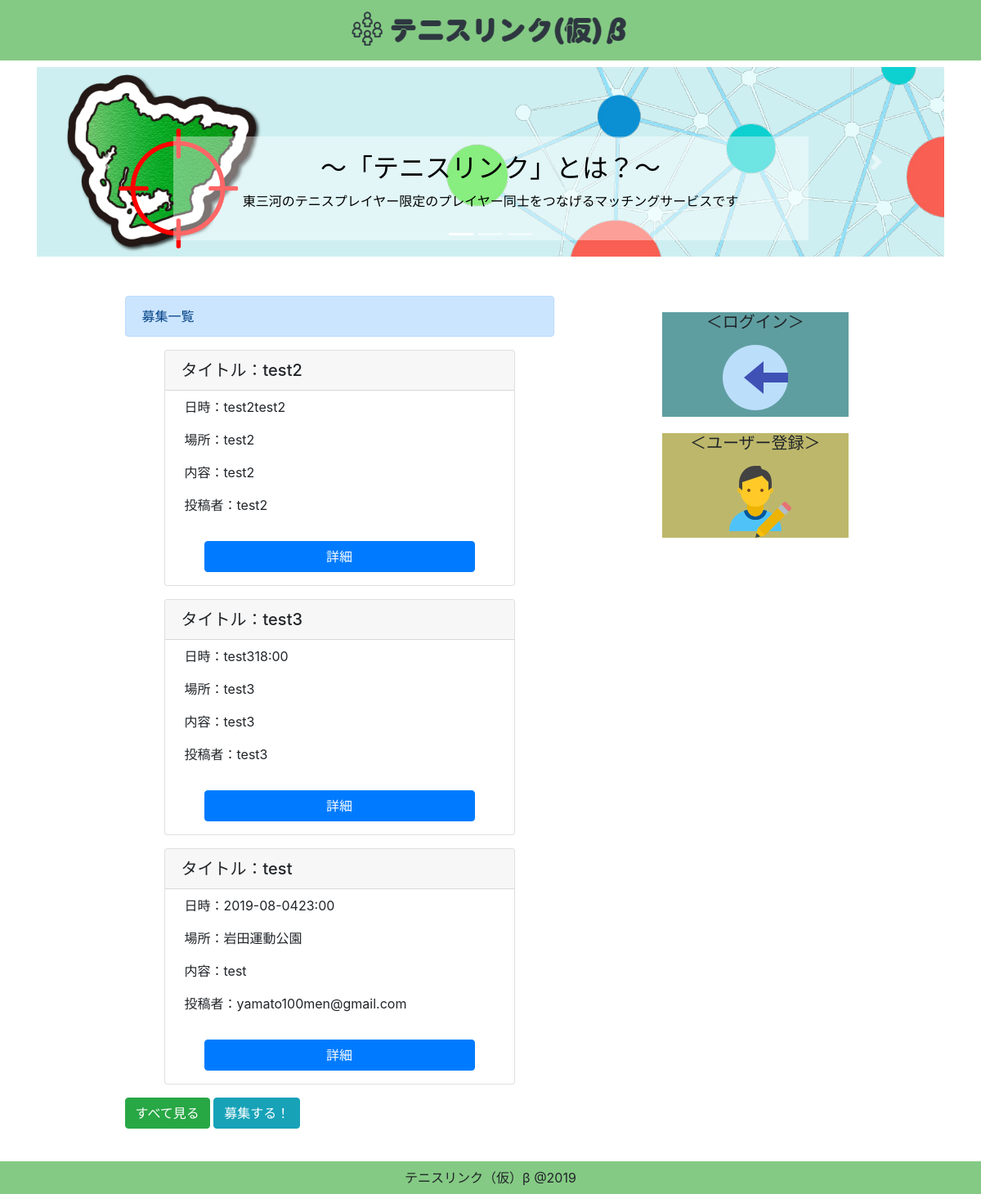
The app's page /, older data.
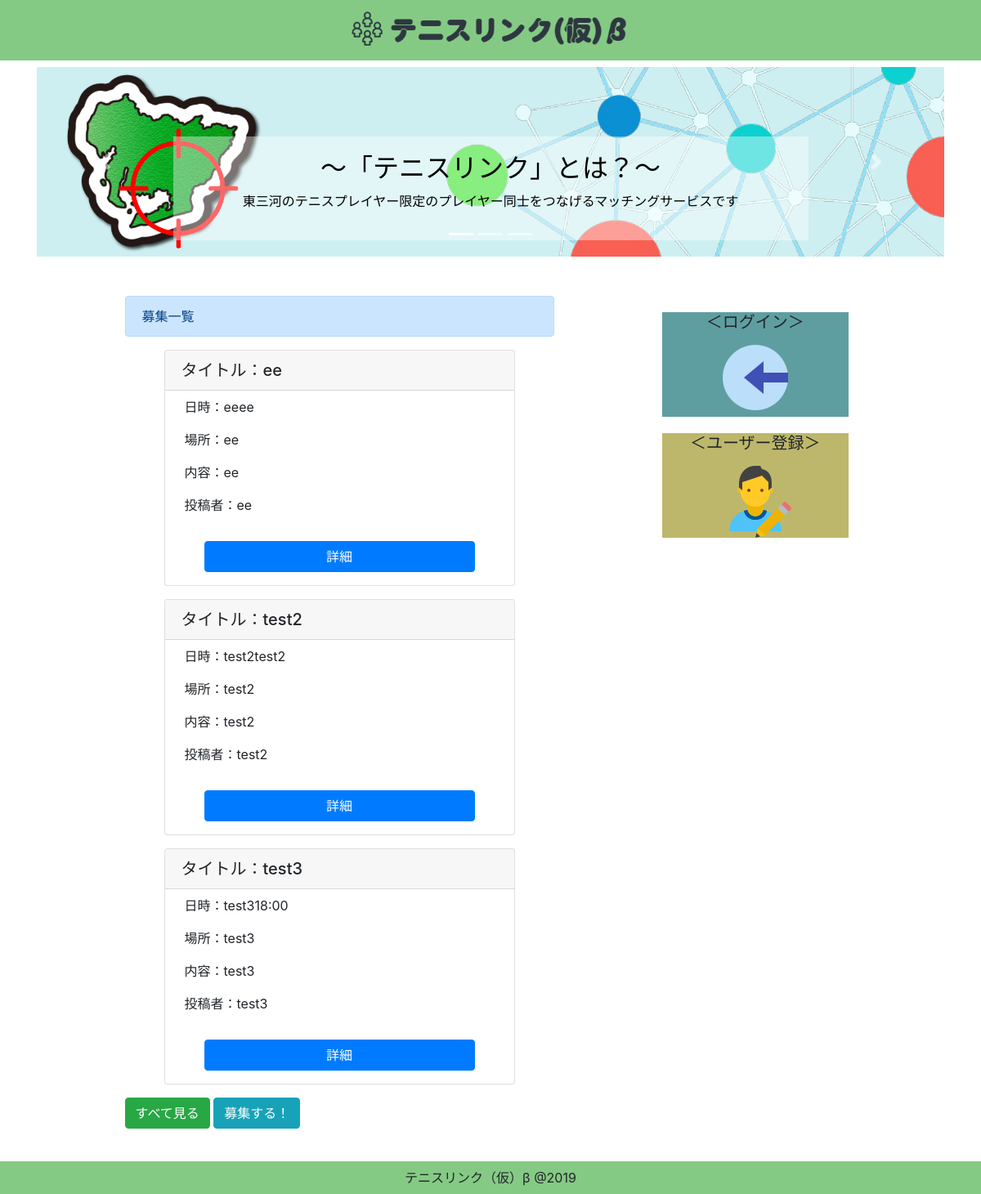
The same page, newer data.
### matchapp/models.py (models this page shows)
class TennisModel(models.Model):
    title = models.CharField(max_length=100)
    content = models.TextField()
    author = models.CharField(max_length=100)
    date = models.CharField(max_length=100, null=True)
    time = models.CharField(max_length=100, null=True)
    place = models.CharField(max_length=100, null=True)

### matchapp/views.py (the view)
# urls.py: path('', topfunc, name='top'),
def topfunc(request):
    object_list = TennisModel.objects.all()[:]
    object_new = list(reversed(object_list))[:3]   #モデルを最後に作った順にする
    return render(request, 'matchapp/top.html', {'object_list':object_new})

### matchapp/templates/matchapp/top.html (shortened to what this page needs)
{% extends 'matchapp/base.html' %}
{% load static %}
{% block header %}
<main>
        <div class="py-2">
          <div class="container">
            <div id="main_visual" class="carousel slide" data-ride="carousel">
              <ol class="carousel-indicators">
                <li data-target="#main_visual" data-slide-to="0" class="active"></li>
                <li data-target="#main_visual" data-slide-to="1"></li>
                <li data-target="#main_visual" data-slide-to="2"></li>
              </ol>
              <div class="carousel-inner">
                <div class="carousel-item active">
                  <img class="img-fluid" src="{% static 'header.png' %}" alt="地域密着型テニスマッチングサービス">
                  <div class="carousel-caption d-none d-md-block carousel-background">
                    <h2 class="carousel-color">～「テニスリンク」とは？～</h2>
                    <p class="carousel-color">東三河のテニスプレイヤー限定のプレイヤー同士をつなげるマッチングサービスです</p>
                  </div>
                </div>
              </div>
              <a class="carousel-control-prev" href="#main_visual" role="button" data-slide="prev">
                <span class="carousel-control-prev-icon" aria-hidden="true"></span>
              </a>
              <a class="carousel-control-next" href="#main_visual" role="button" data-slide="next">
                <span class="carousel-control-next-icon" aria-hidden="true"></span>
              </a>
            </div>
          </div>
        </div>
</main>
{% endblock header %}
{% block content %}
<div class="container py-4">
    <div class="row">
        <div class='col-md-6 offset-md-1'>
            <div class="alert alert-primary" role="alert">
                募集一覧
            </div>
                {% for item in object_list %}
                <div class="card mx-5 my-3">
                    <h5 class="card-header">タイトル：{{item.title}}</h5>
		    <p class="card-text mx-4 mt-2">日時：{{item.date}}{{item.time}}</p>
		    <p class="card-text mx-4">場所：{{item.place}}</p>
		    <p class="card-text mx-4">内容：{{item.content}}</p>
		    <p class="card-text mx-4">投稿者：{{item.author}}</p>
                    <a href="{% url 'detail' item.pk %}" class="btn btn-primary mx-5 my-3">詳細</a>
                </div>
                {% endfor %}
            <a class="btn btn-success" href="{% url 'list' %}" role="button">すべて見る</a>
            <a class="btn btn-info" href="{% url 'create' %}" role="button">募集する！</a>
        </div>
        <div class="col-md-3 offset-md-1">
            <div style="background-color: cadetblue; text-align:center; margin: 20px 10px;">
                <h5>＜ログイン＞</h5>
                <a href="{% url 'register:login' %}"><img src="{% static 'login.png' %}" alt="ログイン"></a>
            </div>
            <div style="background-color: darkkhaki; text-align:center; margin: 20px 10px;">
                <h5>＜ユーザー登録＞</h5>
                <a href="{% url 'register:user_create' %}"><img src="{% static 'register.png' %}" alt="ユーザー登録"></a>
            </div>
        </div>
    </div>
</div>
{% endblock content %}

Row changes from the older to the newer data that the page shows:
no longer on this page (row unchanged): TennisModel: title "test", date "2019-08-04", time "23:00", place "岩田運動公園", content "test", author "yamato100men@gmail.com"
added TennisModel: title "ee", date "ee", time "ee", place "ee", content "ee", author "ee"
